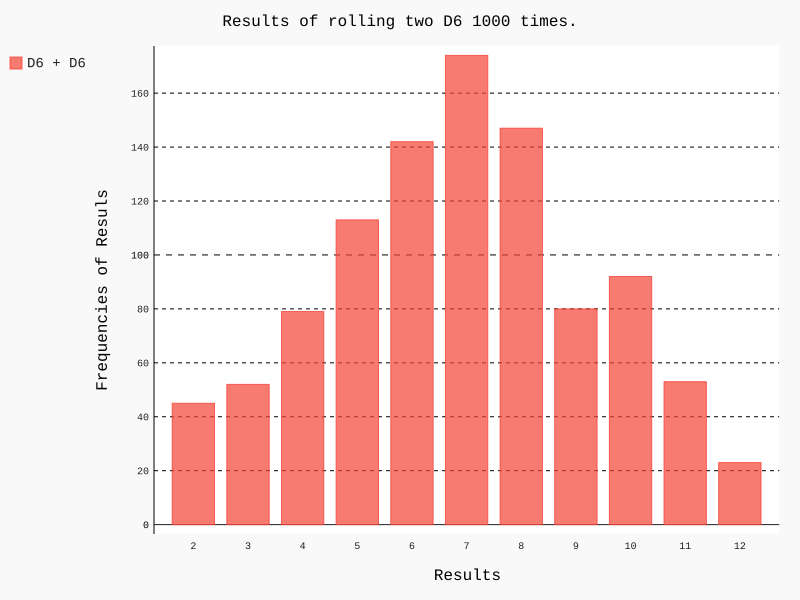

The Python source for this figure:
import pygal
from dice import Dice

# Set 2 dices of 6 sides.
dice_1 = Dice()
dice_2 = Dice()

# Roll the dice, and record every number in a list.
results = []
for roll_num in range(1000):
    result = dice_1.roll() + dice_2.roll()
    results.append(result)
print(results)

#  Analyze the frequency of every number.
frequencies = []
max_result = dice_1.num_sides + dice_2.num_sides
for value in range(2, max_result + 1):
    frequency = results.count(value)
    frequencies.append(frequency)

# Make the frequencied visualize.
hist = pygal.Bar()
hist.title = "Results of rolling two D6 1000 times."
hist.x_labels = ["2", "3", "4", "5", "6", "7", "8", "9", "10", "11", "12"]
hist.x_title = "Results"
hist.y_title = "Frequencies of Resuls"
hist.add("D6 + D6", frequencies)
hist.render_to_file("2_dice_visual.svg")
